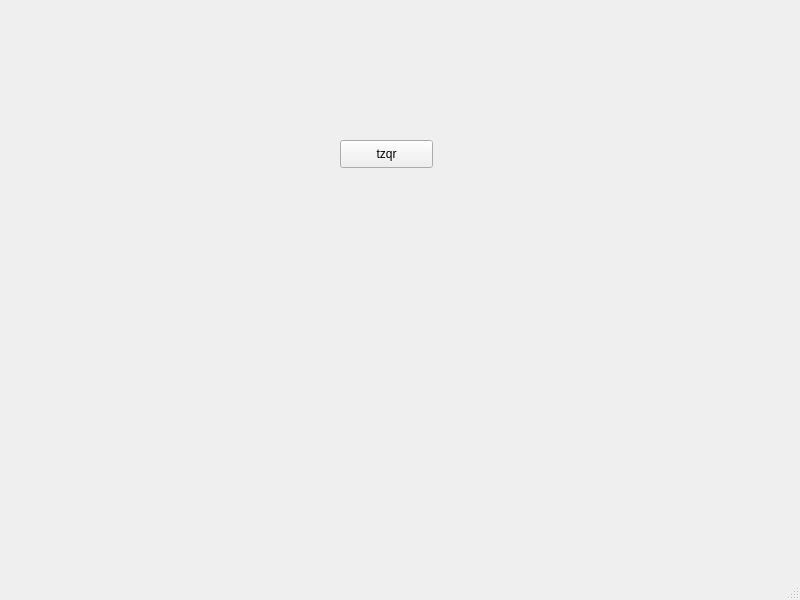
<?xml version="1.0" encoding="UTF-8"?>
<ui version="4.0">
 <class>MainWindow</class>
 <widget class="QMainWindow" name="MainWindow">
  <property name="geometry">
   <rect>
    <x>0</x>
    <y>0</y>
    <width>800</width>
    <height>600</height>
   </rect>
  </property>
  <property name="windowTitle">
   <string>MainWindow</string>
  </property>
  <widget class="QWidget" name="centralwidget">
   <widget class="QPushButton" name="pushButton">
    <property name="geometry">
     <rect>
      <x>340</x>
      <y>140</y>
      <width>93</width>
      <height>28</height>
     </rect>
    </property>
    <property name="text">
     <string>tzqr</string>
    </property>
   </widget>
  </widget>
  <widget class="QMenuBar" name="menubar">
   <property name="geometry">
    <rect>
     <x>0</x>
     <y>0</y>
     <width>800</width>
     <height>26</height>
    </rect>
   </property>
  </widget>
  <widget class="QStatusBar" name="statusbar"/>
 </widget>
 <resources/>
 <connections/>
</ui>
